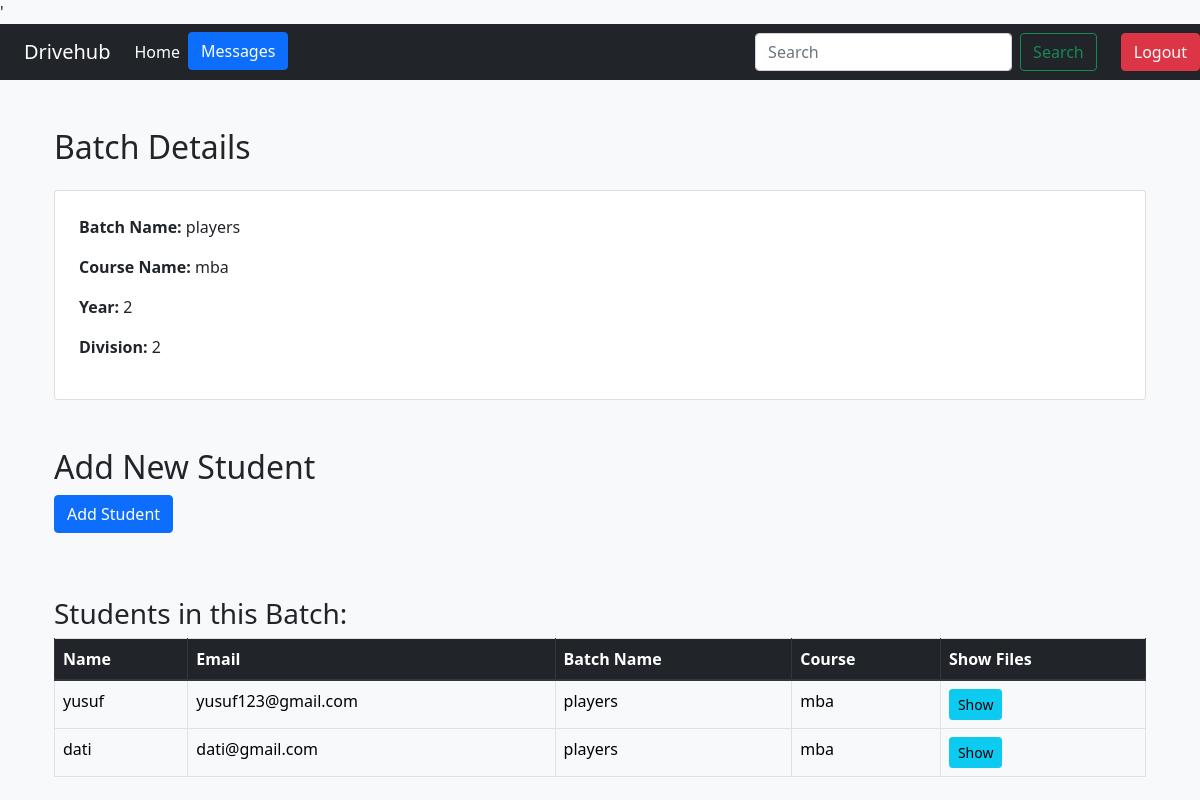
The page /student.php?id=17 on the database its author committed.
### tables this page shows
CREATE TABLE `batchdetail` (
  `bid` int(11) NOT NULL,
  `batchname` varchar(20) NOT NULL,
  `cource` varchar(20) NOT NULL,
  `year` int(11) NOT NULL,
  `division` int(11) NOT NULL
);

CREATE TABLE `student` (
  `stuid` int(11) NOT NULL,
  `stuname` varchar(20) NOT NULL,
  `batchname` varchar(30) NOT NULL,
  `course` varchar(20) NOT NULL,
  `email` varchar(20) NOT NULL,
  `bid` int(11) NOT NULL
);

### student.php (the view, shortened to what this page needs)
<?php
include_once 'connection_db.php';
include 'p/_modal.php';
include "boot.php";
if (isset($_GET['id'])) {
    $batchId = $_GET['id'];
} elseif (isset($_SESSION['batchid'])) {
    $batchId = $_SESSION['batchid'];
} else {
    echo "No batch ID provided in the query string or session.";
    exit();
}
$batchId = mysqli_real_escape_string($conn, $batchId);
$query = "SELECT * FROM batchdetail WHERE bid = '$batchId'";
$result = mysqli_query($conn, $query);
if (mysqli_num_rows($result) > 0) {
    $batch = mysqli_fetch_assoc($result);
    echo '
    <!DOCTYPE html>
    <html lang="en">
    <head>
        <link href="https://stackpath.bootstrapcdn.com/bootstrap/5.1.3/css/bootstrap.min.css" rel="stylesheet">
    </head>
    <body class="bg-light">
     <nav class="navbar navbar-expand-lg bg-dark navbar-dark">
            <div class="container-fluid">
                <a class="navbar-brand" href="#">Drivehub</a>
                <div class="collapse navbar-collapse" id="navbarSupportedContent">
                    <ul class="navbar-nav me-auto mb-2 mb-lg-0">
                        <li class="nav-item">
                            <a class="nav-link active" aria-current="page" href="index.php">Home</a>
                        </li>
                        <li class="nav-item">
                            <button type="button" class="btn btn-primary" data-toggle="modal" data-target="#exampleModalCenter">
                                Messages
                            </button>
                        </li>
                    </ul>
                    <form class="d-flex" role="search">
                        <input class="form-control me-2" type="search" placeholder="Search" aria-label="Search">
                        <button class="btn btn-outline-success" type="submit">Search</button>
                    </form>
                </div>
            </div>
            <form action="logout.php" method="post">
            <button type="submit" name="logout" class="btn btn-danger  btn-block">Logout</button>
        </form>
        </nav>
        <div class="container mt-5">
            <h2 class="mb-4">Batch Details</h2>
            <div class="card p-4">
                <p><strong>Batch Name:</strong> ' . htmlspecialchars($batch["batchname"]) . '</p>
                <p><strong>Course Name:</strong> ' . htmlspecialchars($batch["cource"]) . '</p>
                <p><strong>Year:</strong> ' . htmlspecialchars($batch["year"]) . '</p>
                <p><strong>Division:</strong> ' . htmlspecialchars($batch["division"]) . '</p>
            </div>
            <h2 class="mt-5">Add New Student</h2>
            <button onclick="openStudentForm()" class="btn btn-primary mb-3">Add Student</button>
        </div>
    </body>
    </html>';
} else {
    echo "No batch found with the given ID.";
}
if (isset($_SESSION['batchname'])) {
    $bname = $_SESSION['batchname'];
    $studentQuery = "SELECT * FROM student WHERE batchname = '$bname'";
    $studentResult = mysqli_query($conn, $studentQuery);
    if (mysqli_num_rows($studentResult) > 0) {
        echo '
        <div class="container mt-5">
            <h3>Students in this Batch:</h3>
            <table class="table table-bordered">
                <thead class="thead-dark">
                    <tr>
                        <th>Name</th>
                        <th>Email</th>
                        <th>Batch Name</th>
                        <th>Course</th>
                        <th>Show Files</th>
                    </tr>
                </thead>
                <tbody>';
        while ($student = mysqli_fetch_assoc($studentResult)) {
            echo "<tr>";
            echo "<td>" . htmlspecialchars($student["stuname"]) . "</td>";
            echo "<td>" . htmlspecialchars($student["email"]) . "</td>";
            echo "<td>" . htmlspecialchars($student["batchname"]) . "</td>";
            echo "<td>" . htmlspecialchars($student["course"]) . "</td>";
            echo "<td><a href='subjects.php?sid=" . $student["stuid"] . "' class='btn btn-info btn-sm'>Show</a></td>";
            echo "</tr>";
        }
        echo '
                </tbody>
            </table>
        </div>';
    } else {
        echo "<div class='container mt-5'><p>No students found for this batch.</p></div>";
    }
} else {
    echo "<div class='container mt-5'><p>Batch name not set in session.</p></div>";
}
?>

### rows shown on the page
batchdetail: batchname "players", cource "mba", year "2", division "2"
student: stuname "yusuf", email "yusuf123@gmail.com", batchname "players", course "mba"
student: stuname "dati", email "dati@gmail.com", batchname "players", course "mba"
